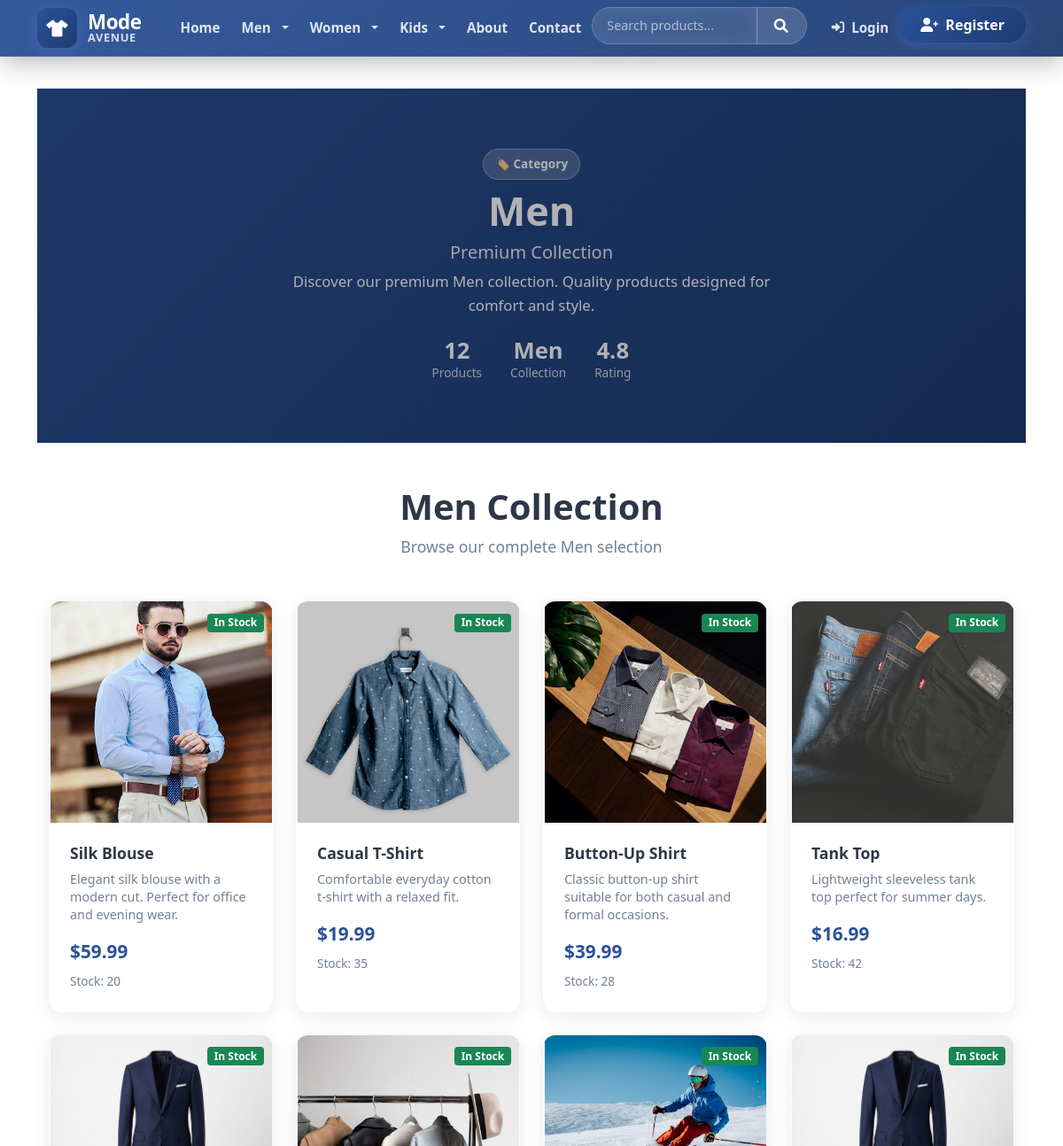
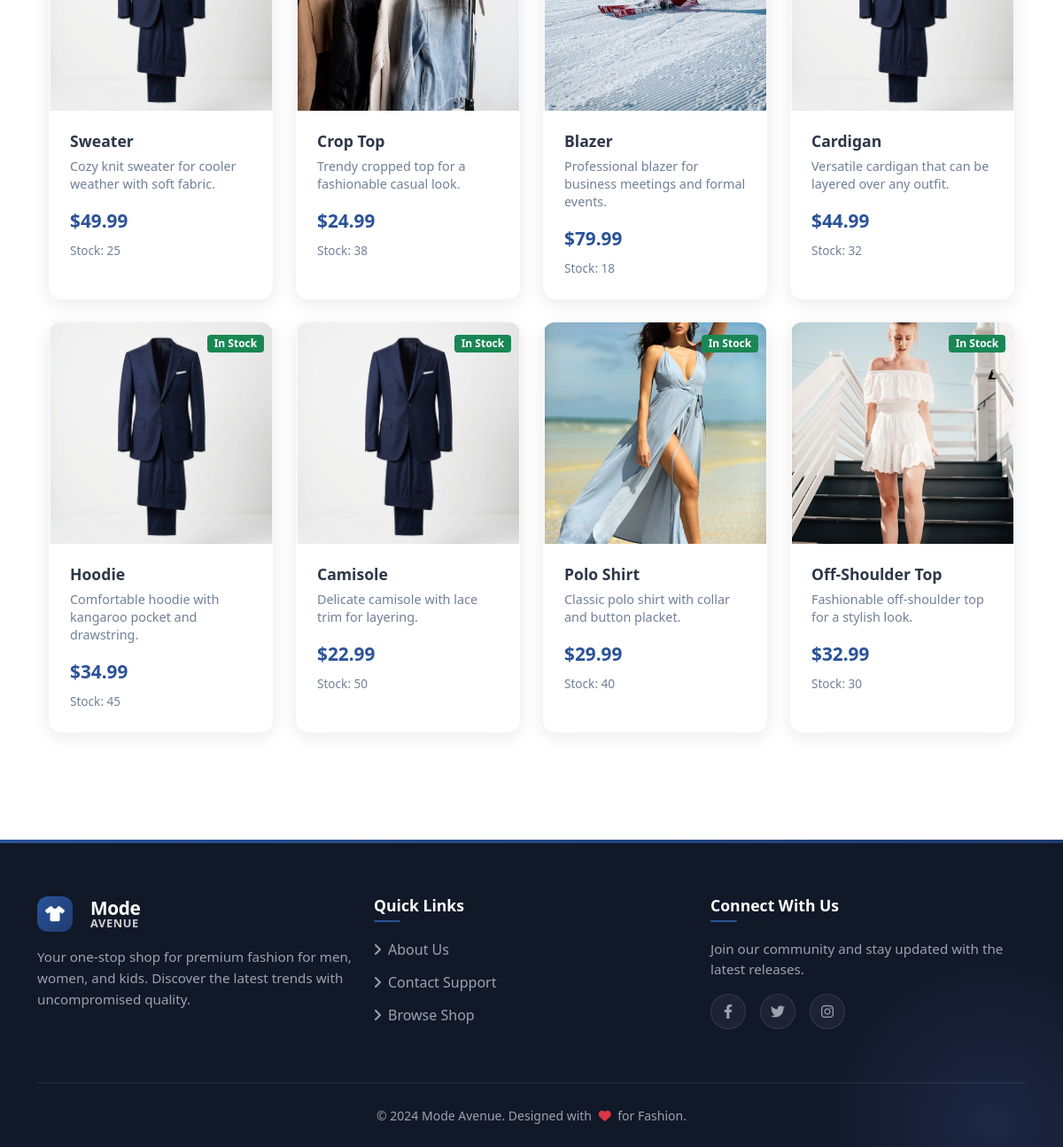
The page /products/category/1 on the database its author committed (2 pictures, top to bottom).
### models.py (models this page shows, shortened)
class Category(db.Model):
    id = db.Column(db.Integer, primary_key=True)
    name = db.Column(db.String(50), nullable=False)
    description = db.Column(db.Text)
    gender = db.Column(db.String(10), nullable=False)  # 'men', 'women', 'kids'
    products = db.relationship('Product', backref='category', lazy=True)

class Product(db.Model):
    id = db.Column(db.Integer, primary_key=True)
    name = db.Column(db.String(100), nullable=False)
    description = db.Column(db.Text, nullable=False)
    price = db.Column(db.Float, nullable=False)
    image_file = db.Column(db.String(500), nullable=False, default='default.jpg')
    stock = db.Column(db.Integer, nullable=False, default=0)
    category_id = db.Column(db.Integer, db.ForeignKey('category.id'), nullable=False)
    cart_items = db.relationship('CartItem', backref='product', lazy=True, cascade='all, delete-orphan')
    order_items = db.relationship('OrderItem', backref='product', lazy=True, cascade='all, delete-orphan')

### products/routes.py (the view)
@products.route('/category/<int:category_id>')
def category(category_id):
    category = Category.query.get_or_404(category_id)
    page = request.args.get('page', 1, type=int)
    products_list = Product.query.filter_by(category_id=category_id).paginate(page=page, per_page=12)
    return render_template('products/category.html', title=category.name,
                         category=category, products=products_list, Category=Category, current_user=current_user)

### templates/products/category.html (shortened to what this page needs)
{% extends "base.html" %}
{% block content %}
<section class="category-hero-section">
    <div class="category-hero-overlay"></div>
    <div class="container">
        <div class="row align-items-center min-vh-40">
            <div class="col-12 text-center">
                <div class="category-badge">🏷️ Category</div>
                <h1 class="category-title">
                    <span class="category-main">{{ category.name }}</span>
                    <span class="category-sub">Premium Collection</span>
                </h1>
                <p class="category-description">
                    {% if category.description %}
                        {{ category.description }}
                    {% else %}
                        Discover our premium {{ category.name }} collection. Quality products designed for comfort and style.
                    {% endif %}
                </p>
                <div class="category-stats">
                    <div class="stat-item">
                        <span class="stat-number">{{ products.total }}</span>
                        <span class="stat-label">Products</span>
                    </div>
                    <div class="stat-item">
                        <span class="stat-number">{{ category.gender.title() }}</span>
                        <span class="stat-label">Collection</span>
                    </div>
                    <div class="stat-item">
                        <span class="stat-number">4.8</span>
                        <span class="stat-label">Rating</span>
                    </div>
                </div>
            </div>
        </div>
    </div>
</section>
<section class="category-products-section py-5">
    <div class="container">
        <div class="row">
            <div class="col-12">
                <div class="section-header text-center mb-5">
                    <h2 class="section-title">{{ category.name }} Collection</h2>
                    <p class="section-subtitle">Browse our complete {{ category.name }} selection</p>
                </div>
            </div>
        </div>
        <div class="row">
            {% for product in products.items %}
            <div class="col-lg-3 col-md-4 col-sm-6 mb-4">
                <div class="product-card">
                    <div class="product-image-container">
                        <div class="product-badge">
                            {% if product.stock <= 0 %}
                                <span class="badge bg-danger">Out of Stock</span>
                            {% elif product.stock <= 5 %}
                                <span class="badge bg-warning">Low Stock</span>
                            {% else %}
                                <span class="badge bg-success">In Stock</span>
                            {% endif %}
                        </div>
                    </div>
                    <div class="product-info">
                        <h5 class="product-title">
                            <a href="{{ url_for('products.detail', product_id=product.id) }}">{{ product.name }}</a>
                        </h5>
                        <p class="product-description">{{ product.description[:80] }}{% if product.description|length > 80 %}...{% endif %}</p>
                        <div class="product-price">
                            <span class="price">${{ "%.2f"|format(product.price) }}</span>
                        </div>
                        <div class="product-meta">
                            <span class="stock-info">Stock: {{ product.stock }}</span>
                        </div>
                    </div>
                </div>
            </div>
            {% endfor %}
        </div>
    </div>
</section>
{% endblock %}

### static/css/style.css (style rules this page uses)
.stat-item { text-align: center; }
.stat-number { display: block; font-size: 2rem; font-weight: 900; line-height: 1; }
.stat-label { font-size: 0.9rem; opacity: 0.8; font-weight: 500; }
.section-title { font-size: 2.5rem; font-weight: 700; color: #2d3748; margin-bottom: 1rem; }
.section-subtitle { font-size: 1.1rem; color: #718096; margin-bottom: 0; }
.product-info { padding: 1.5rem; }
.product-title { font-size: 1.1rem; font-weight: 600; color: #2d3748; margin-bottom: 0.5rem; }
.product-price { margin-bottom: 1rem; }
.price { font-size: 1.3rem; font-weight: 700; color: #2a5298; }
.category-hero-section { position: relative; min-height: 50vh; background: linear-gradient(135deg, #a8edea 0%, #fed6e3 50%, #d299c2 100%); color: white; display: flex; align-items: center; }
.category-hero-overlay { position: absolute; top: 0; left: 0; width: 100%; height: 100%; background: linear-gradient(45deg, rgba(168, 237, 234, 0.9), rgba(254, 214, 227, 0.8)); z-index: 1; }
.category-badge { background: rgba(255, 255, 255, 0.2); backdrop-filter: blur(10px); border: 1px solid rgba(255, 255, 255, 0.3); border-radius: 50px; padding: 0.5rem 1.5rem; font-size: 0.9rem; font-weight: 600; display: inline-block; margin-bottom: 1rem; animation: fadeInUp 1s ease-out both; }
.category-title { animation: fadeInUp 1.2s ease-out 0.2s both; }
.category-main { display: block; font-size: 3.5rem; font-weight: 800; margin-bottom: 0.5rem; text-shadow: 0 2px 10px rgba(0, 0, 0, 0.1); }
.category-sub { display: block; font-size: 1.8rem; font-weight: 400; opacity: 0.9; }
.category-description { font-size: 1.1rem; line-height: 1.6; margin-bottom: 2rem; opacity: 0.9; animation: fadeInUp 1.4s ease-out 0.4s both; max-width: 600px; margin-left: auto; margin-right: auto; }
.category-stats { display: flex; gap: 2rem; justify-content: center; animation: fadeInUp 1.6s ease-out 0.6s both; }
.category-products-section { background: white; padding: 5rem 0; }
.product-card { background: white; border-radius: 15px; overflow: hidden; box-shadow: 0 5px 20px rgba(0, 0, 0, 0.08); transition: all 0.3s ease; height: 100%; border: 1px solid #f1f5f9; }
.product-image-container { position: relative; height: 250px; overflow: hidden; background: #f8f9fa; display: flex; align-items: center; justify-content: center; }
.product-badge { position: absolute; top: 10px; right: 10px; z-index: 2; }
.product-title { font-size: 1.1rem; font-weight: 700; margin-bottom: 0.5rem; color: #2d3748; }
.product-title a { color: #2d3748; text-decoration: none; transition: color 0.3s ease; }
.product-description { color: #718096; font-size: 0.9rem; line-height: 1.4; margin-bottom: 1rem; }
.product-price { margin-bottom: 0.5rem; }
.price { font-size: 1.3rem; font-weight: 800; color: #2a5298; }
.product-meta { display: flex; justify-content: space-between; align-items: center; }
.stock-info { font-size: 0.85rem; color: #718096; }

### templates/products/category.html (style rules this page uses)
.category-hero-section { background: linear-gradient(135deg, #2a5298 0%, #1e3c72 100%); color: white; padding: 2.5rem 0; position: relative; overflow: hidden; }
.category-hero-overlay { position: absolute; top: 0; left: 0; right: 0; bottom: 0; background: rgba(0, 0, 0, 0.3); }
.min-vh-40 { min-height: 40vh; }
.category-badge { display: inline-block; background: rgba(255, 255, 255, 0.2); padding: 0.4rem 0.8rem; border-radius: 20px; font-size: 0.85rem; margin-bottom: 0.5rem; }
.category-title { font-size: 2.2rem; font-weight: 700; margin-bottom: 0.5rem; }
.category-main { display: block; font-size: 2.8rem; }
.category-sub { display: block; font-size: 1.25rem; font-weight: 300; opacity: 0.9; }
.category-description { font-size: 1.05rem; max-width: 600px; margin: 0 auto 1.5rem; opacity: 0.9; }
.category-stats { display: flex; justify-content: center; gap: 2rem; margin-top: 1.5rem; }
.stat-item { text-align: center; }
.stat-number { display: block; font-size: 1.6rem; font-weight: 700; }
.stat-label { font-size: 0.85rem; opacity: 0.8; }
.section-title { font-size: 2.5rem; font-weight: 700; color: #2d3748; margin-bottom: 0.5rem; }
.section-subtitle { color: #718096; font-size: 1.1rem; }

### rows shown on the page
Category: name "Men", gender "Men"
Product: shows "In Stock", name "Silk Blouse", description "Elegant silk blouse with a modern cut. Perfect for office and evening wear.", price "59.99", stock "20"
Product: shows "In Stock", name "Casual T-Shirt", description "Comfortable everyday cotton t-shirt with a relaxed fit.", price "19.99", stock "35"
Product: shows "In Stock", name "Button-Up Shirt", description "Classic button-up shirt suitable for both casual and formal occasions.", price "39.99", stock "28"
Product: shows "In Stock", name "Tank Top", description "Lightweight sleeveless tank top perfect for summer days.", price "16.99", stock "42"
Product: shows "In Stock", name "Sweater", description "Cozy knit sweater for cooler weather with soft fabric.", price "49.99", stock "25"
Product: shows "In Stock", name "Crop Top", description "Trendy cropped top for a fashionable casual look.", price "24.99", stock "38"
Product: shows "In Stock", name "Blazer", description "Professional blazer for business meetings and formal events.", price "79.99", stock "18"
Product: shows "In Stock", name "Cardigan", description "Versatile cardigan that can be layered over any outfit.", price "44.99", stock "32"
Product: shows "In Stock", name "Hoodie", description "Comfortable hoodie with kangaroo pocket and drawstring.", price "34.99", stock "45"
Product: shows "In Stock", name "Camisole", description "Delicate camisole with lace trim for layering.", price "22.99", stock "50"
Product: shows "In Stock", name "Polo Shirt", description "Classic polo shirt with collar and button placket.", price "29.99", stock "40"
Product: shows "In Stock", name "Off-Shoulder Top", description "Fashionable off-shoulder top for a stylish look.", price "32.99", stock "30"

### other values the page prints
{{ products.total }} "12"
